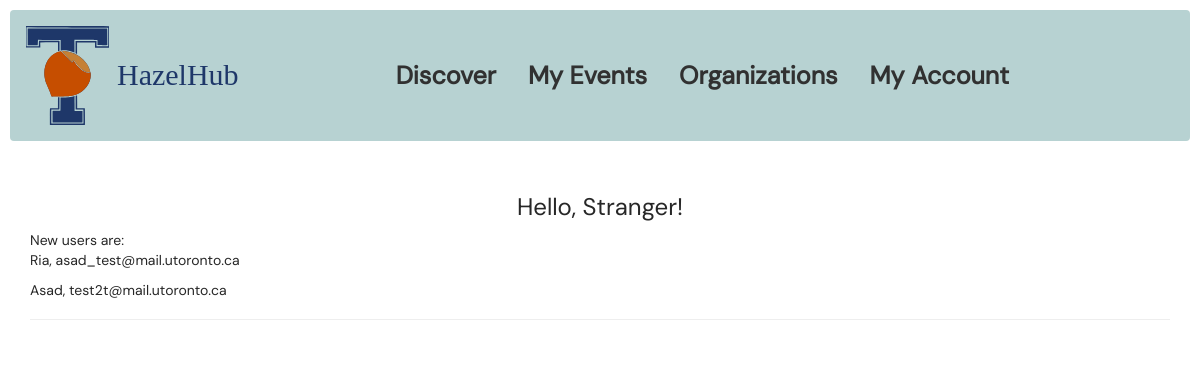
/list, run on an earlier commit of the app's database.
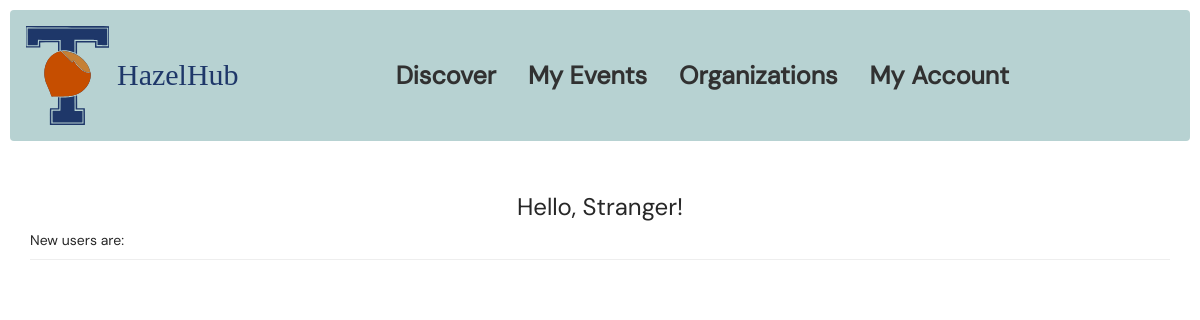
And on a later commit of the database.
### app/models.py (models this page shows, shortened)
class User(UserMixin, db.Model):
    __tablename__ = "users"
    id = db.Column(db.String(255), primary_key=True)
    role = "user"
    name = db.Column(db.String(10), nullable=False)
    email = db.Column(db.String(100), unique=True, nullable=False)
    password = db.Column(db.String(255), nullable=False)
    faculty = db.Column(db.String(255))
    major = db.Column(db.String(255))
    campus = db.Column(db.String(255))
    year_of_study = db.Column(db.String(255))
    events: Mapped[List[Event]] = relationship(secondary=UserEvents, back_populates="users")
    interests: Mapped[List[Interest]] = relationship(
        secondary=UserInterests, back_populates="users"
    )

### app/main/users/routes.py (the view)
@users_blueprint.route("/list", methods=["GET"])
def user_list():
    users = User.query.all()
    if users is not None:
        return render_template("user.html", name=session.get("first_name", "Stranger"), users=users)

### app/templates/user.html
{% extends "base.html" %} {% block title %}HazelHub{% endblock %} {% block
page_content %}
<div class="page-header">
  <h1>Hello, {{ name }}!</h1>
  New users are: {% for user in users %}
  <p>{{user.name}}, {{user.email}}</p>
  {% endfor %}
</div>
{% endblock %}

What changed in the data, as far as the page shows it:
removed User: name "Ria", email "asad_test@mail.utoronto.ca"
removed User: name "Asad", email "test2t@mail.utoronto.ca"
